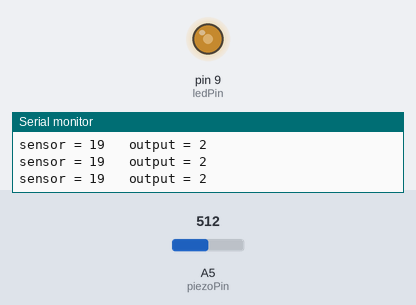
This sketch was run on a simulated Arduino Uno, built with avr-gcc and run on an emulated ATmega328P. Parts: output pins drawn as LEDs (lit = HIGH), the last lines printed to the serial monitor. The test bench sets the inputs (shaded band); at power-on: A5 (piezoPin) = 512.

Above: at 1.2 s.
1.3 s: A5 (piezoPin) set to 716
At 1.7 s:
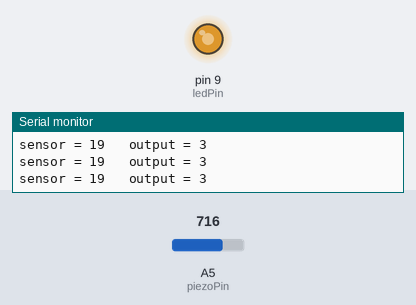
2.8 s: A5 (piezoPin) set to 900
At 3.2 s:
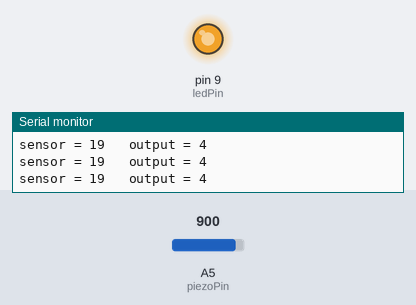
4.3 s: A5 (piezoPin) set to 122
At 4.9 s:
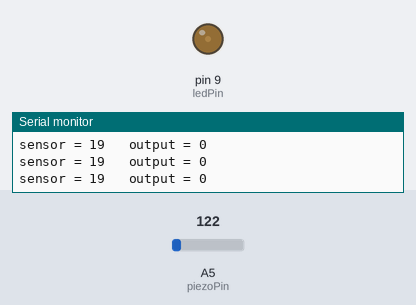
5.8 s: A5 (piezoPin) set to 0
At 6.3 s:
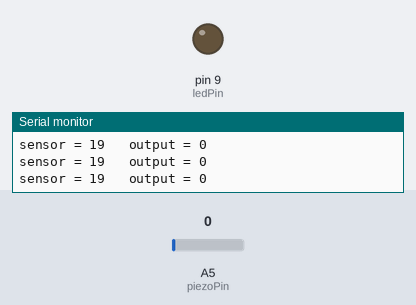
7.3 s: A5 (piezoPin) set to 511
At 7.7 s:
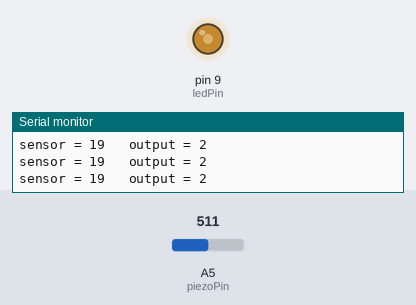
Timing chart, 0 to 10.3 s (numbered marks = the images above; inputs shaded):
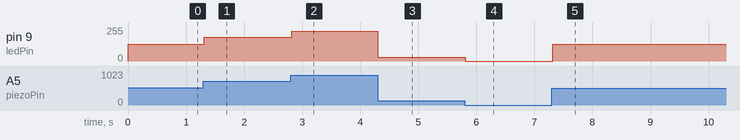

Measured:
- after the input at 1.3 s, pin 9 (ledPin): 127/255 → 178/255 at once
- after the input at 2.8 s, pin 9 (ledPin): 178/255 → 224/255 at once
- after the input at 4.3 s, pin 9 (ledPin): 224/255 → 30/255 at once
- after the input at 5.8 s, pin 9 (ledPin): 30/255 → 0/255 at once
- after the input at 7.3 s, pin 9 (ledPin): 0/255 → 127/255 at once

The sketch:

bcsir_project_acoustic_1.ino
```cpp
// pin definition
int piezoPin = A5;
int ledPin = 9;
int outputV;

void setup() {
  // put your setup code here, to run once:
  Serial.begin(9600);
}

void loop() {
  // put your main code here, to run repeatedly:
  int sensorValue = analogRead(piezoPin);

  sensorValue = map(sensorValue, 0, 1023, 0, 255);
  outputV = map(sensorValue, 0, 255, 0, 5);

  analogWrite(ledPin, sensorValue);

  // print the results to the Serial Monitor:
  Serial.print("sensor = ");
  Serial.print(piezoPin);
  Serial.print("\t output = ");
  Serial.println(outputV);

}
```
